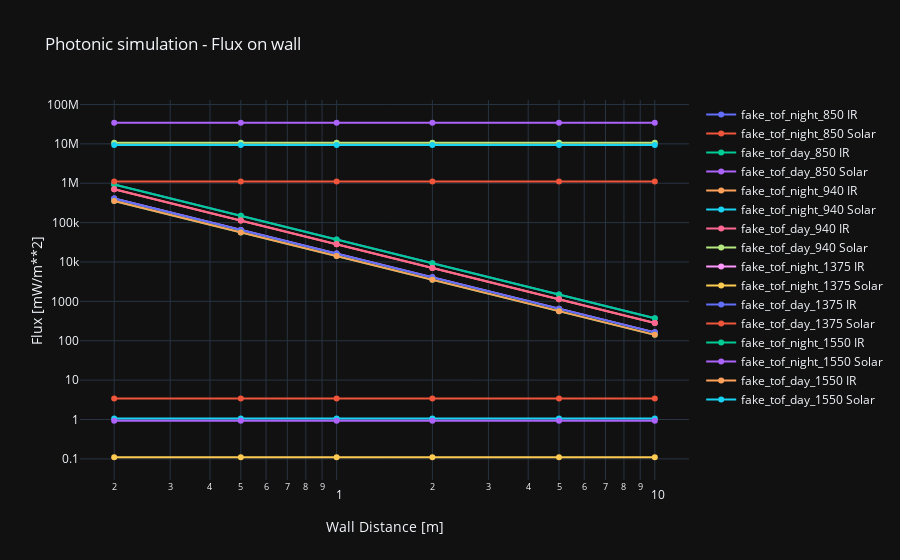

Write notebook code for a chart like this one.
### Code cell
test_cfg = ['fake_tof_night_850','fake_tof_day_850',
            'fake_tof_night_940','fake_tof_day_940',
            'fake_tof_night_1375','fake_tof_day_1375',
            'fake_tof_night_1550','fake_tof_day_1550']
data = [0,1,2,3,4,5,6,7, 8, 9, 10, 11, 12, 13, 14, 15]
for i, cfg in enumerate(test_cfg):
    name1 = cfg+' IR'
    photonic = Photonic(config=cfg)
    dist_vec = np.array([0.2,0.5,1,2,5,10])
    trace0 = go.Scatter(x=dist_vec,
                        y=1000 * photonic.wallFlux(dist_vec=dist_vec),   # Select 'lines', 'markers' or 'lines+markers'
                        mode='lines+markers', name=name1)
    trace1 = go.Scatter(x=dist_vec,
                        y=1000 * photonic.wallFlux(dist_vec=dist_vec, light_type='solar'), mode='lines+markers',  # Select 'lines', 'markers' or 'lines+markers'
                        name=(cfg+' Solar'))
    data[2*i] = trace0
    data[2*i+1] = trace1
#     print(i, data)



layout = dict(title='Photonic simulation - Flux on wall',
              xaxis=dict(title='Wall Distance [m]', type='log'),  # Select 'log' or 'linear'
              yaxis=dict(title='Flux [mW/m**2]',type='log'),  # Select 'log' or 'linear'
              template='plotly_dark',
              barmode='group',
              hovermode='x')

iplot(dict(data=data, layout=layout))

### Figure 1 — Plotly figure (JSON) as saved in the notebook; plotly's stock layout.template omitted (floating-point values rounded to 4 significant figures)
{"data": [{"mode": "lines+markers", "name": "fake_tof_night_850 IR", "type": "scatter", "x": [0.2, 0.5, 1, 2, 5, 10], "y": [928200.0, 148500.0, 37130.0, 9282.0, 1485.0, 371.3]}, {"mode": "lines+markers", "name": "fake_tof_night_850 Solar", "type": "scatter", "x": [0.2, 0.5, 1, 2, 5, 10], "y": [3.433, 3.433, 3.433, 3.433, 3.433, 3.433]}, {"mode": "lines+markers", "name": "fake_tof_day_850 IR", "type": "scatter", "x": [0.2, 0.5, 1, 2, 5, 10], "y": [928200.0, 148500.0, 37130.0, 9282.0, 1485.0, 371.3]}, {"mode": "lines+markers", "name": "fake_tof_day_850 Solar", "type": "scatter", "x": [0.2, 0.5, 1, 2, 5, 10], "y": [34330000.0, 34330000.0, 34330000.0, 34330000.0, 34330000.0, 34330000.0]}, {"mode": "lines+markers", "name": "fake_tof_night_940 IR", "type": "scatter", "x": [0.2, 0.5, 1, 2, 5, 10], "y": [705400.0, 112900.0, 28220.0, 7054.0, 1129.0, 282.2]}, {"mode": "lines+markers", "name": "fake_tof_night_940 Solar", "type": "scatter", "x": [0.2, 0.5, 1, 2, 5, 10], "y": [1.06, 1.06, 1.06, 1.06, 1.06, 1.06]}, {"mode": "lines+markers", "name": "fake_tof_day_940 IR", "type": "scatter", "x": [0.2, 0.5, 1, 2, 5, 10], "y": [705400.0, 112900.0, 28220.0, 7054.0, 1129.0, 282.2]}, {"mode": "lines+markers", "name": "fake_tof_day_940 Solar", "type": "scatter", "x": [0.2, 0.5, 1, 2, 5, 10], "y": [10600000.0, 10600000.0, 10600000.0, 10600000.0, 10600000.0, 10600000.0]}, {"mode": "lines+markers", "name": "fake_tof_night_1375 IR", "type": "scatter", "x": [0.2, 0.5, 1, 2, 5, 10], "y": [408400.0, 65340.0, 16340.0, 4084.0, 653.4, 163.4]}, {"mode": "lines+markers", "name": "fake_tof_night_1375 Solar", "type": "scatter", "x": [0.2, 0.5, 1, 2, 5, 10], "y": [0.11, 0.11, 0.11, 0.11, 0.11, 0.11]}, {"mode": "lines+markers", "name": "fake_tof_day_1375 IR", "type": "scatter", "x": [0.2, 0.5, 1, 2, 5, 10], "y": [408400.0, 65340.0, 16340.0, 4084.0, 653.4, 163.4]}, {"mode": "lines+markers", "name": "fake_tof_day_1375 Solar", "type": "scatter", "x": [0.2, 0.5, 1, 2, 5, 10], "y": [1100000.0, 1100000.0, 1100000.0, 1100000.0, 1100000.0, 1100000.0]}, {"mode": "lines+markers", "name": "fake_tof_night_1550 IR", "type": "scatter", "x": [0.2, 0.5, 1, 2, 5, 10], "y": [352700.0, 56430.0, 14110.0, 3527.0, 564.3, 141.1]}, {"mode": "lines+markers", "name": "fake_tof_night_1550 Solar", "type": "scatter", "x": [0.2, 0.5, 1, 2, 5, 10], "y": [0.9314, 0.9314, 0.9314, 0.9314, 0.9314, 0.9314]}, {"mode": "lines+markers", "name": "fake_tof_day_1550 IR", "type": "scatter", "x": [0.2, 0.5, 1, 2, 5, 10], "y": [352700.0, 56430.0, 14110.0, 3527.0, 564.3, 141.1]}, {"mode": "lines+markers", "name": "fake_tof_day_1550 Solar", "type": "scatter", "x": [0.2, 0.5, 1, 2, 5, 10], "y": [9314000.0, 9314000.0, 9314000.0, 9314000.0, 9314000.0, 9314000.0]}], "layout": {"barmode": "group", "hovermode": "x", "title": {"text": "Photonic simulation - Flux on wall"}, "xaxis": {"title": {"text": "Wall Distance [m]"}, "type": "log"}, "yaxis": {"title": {"text": "Flux [mW/m**2]"}, "type": "log"}}}
